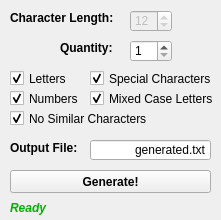
<?xml version="1.0" encoding="UTF-8"?>
<ui version="4.0">
 <class>frmMain</class>
 <widget class="QMainWindow" name="frmMain">
  <property name="geometry">
   <rect>
    <x>0</x>
    <y>0</y>
    <width>221</width>
    <height>220</height>
   </rect>
  </property>
  <property name="sizePolicy">
   <sizepolicy hsizetype="Fixed" vsizetype="Fixed">
    <horstretch>0</horstretch>
    <verstretch>0</verstretch>
   </sizepolicy>
  </property>
  <property name="minimumSize">
   <size>
    <width>221</width>
    <height>220</height>
   </size>
  </property>
  <property name="maximumSize">
   <size>
    <width>221</width>
    <height>220</height>
   </size>
  </property>
  <property name="font">
   <font>
    <family>MS Shell Dlg 2</family>
    <pointsize>9</pointsize>
   </font>
  </property>
  <property name="windowTitle">
   <string>pyPassGen v%s by Adam Koch</string>
  </property>
  <property name="windowIcon">
   <iconset>
    <normaloff>password.png</normaloff>password.png</iconset>
  </property>
  <widget class="QWidget" name="centralwidget">
   <widget class="QCheckBox" name="chkMixedCase">
    <property name="geometry">
     <rect>
      <x>90</x>
      <y>90</y>
      <width>131</width>
      <height>17</height>
     </rect>
    </property>
    <property name="font">
     <font>
      <pointsize>9</pointsize>
     </font>
    </property>
    <property name="text">
     <string>Mixed Case Letters</string>
    </property>
    <property name="checked">
     <bool>true</bool>
    </property>
   </widget>
   <widget class="QCheckBox" name="chkNumbers">
    <property name="geometry">
     <rect>
      <x>10</x>
      <y>90</y>
      <width>101</width>
      <height>17</height>
     </rect>
    </property>
    <property name="text">
     <string>Numbers</string>
    </property>
    <property name="checked">
     <bool>true</bool>
    </property>
   </widget>
   <widget class="QCheckBox" name="chkSpecial">
    <property name="geometry">
     <rect>
      <x>90</x>
      <y>70</y>
      <width>121</width>
      <height>17</height>
     </rect>
    </property>
    <property name="text">
     <string>Special Characters</string>
    </property>
    <property name="checked">
     <bool>true</bool>
    </property>
   </widget>
   <widget class="QCheckBox" name="chkLetters">
    <property name="geometry">
     <rect>
      <x>10</x>
      <y>70</y>
      <width>121</width>
      <height>17</height>
     </rect>
    </property>
    <property name="text">
     <string>Letters</string>
    </property>
    <property name="checked">
     <bool>true</bool>
    </property>
   </widget>
   <widget class="QCheckBox" name="chkSimilar">
    <property name="geometry">
     <rect>
      <x>10</x>
      <y>110</y>
      <width>141</width>
      <height>17</height>
     </rect>
    </property>
    <property name="text">
     <string>No Similar Characters</string>
    </property>
    <property name="checked">
     <bool>true</bool>
    </property>
   </widget>
   <widget class="QLabel" name="lblLength">
    <property name="geometry">
     <rect>
      <x>10</x>
      <y>10</y>
      <width>111</width>
      <height>16</height>
     </rect>
    </property>
    <property name="font">
     <font>
      <weight>75</weight>
      <bold>true</bold>
     </font>
    </property>
    <property name="text">
     <string>Character Length:</string>
    </property>
   </widget>
   <widget class="QSpinBox" name="spinBox">
    <property name="enabled">
     <bool>false</bool>
    </property>
    <property name="geometry">
     <rect>
      <x>130</x>
      <y>10</y>
      <width>42</width>
      <height>22</height>
     </rect>
    </property>
    <property name="minimum">
     <number>1</number>
    </property>
    <property name="maximum">
     <number>1024</number>
    </property>
    <property name="value">
     <number>12</number>
    </property>
   </widget>
   <widget class="QLabel" name="label">
    <property name="geometry">
     <rect>
      <x>60</x>
      <y>40</y>
      <width>61</width>
      <height>16</height>
     </rect>
    </property>
    <property name="font">
     <font>
      <weight>75</weight>
      <bold>true</bold>
     </font>
    </property>
    <property name="text">
     <string>Quantity:</string>
    </property>
   </widget>
   <widget class="QSpinBox" name="spinBox_2">
    <property name="geometry">
     <rect>
      <x>130</x>
      <y>40</y>
      <width>42</width>
      <height>22</height>
     </rect>
    </property>
    <property name="minimum">
     <number>1</number>
    </property>
    <property name="maximum">
     <number>64</number>
    </property>
   </widget>
   <widget class="QLabel" name="lblOutput">
    <property name="geometry">
     <rect>
      <x>10</x>
      <y>140</y>
      <width>71</width>
      <height>16</height>
     </rect>
    </property>
    <property name="font">
     <font>
      <weight>75</weight>
      <bold>true</bold>
     </font>
    </property>
    <property name="text">
     <string>Output File:</string>
    </property>
   </widget>
   <widget class="QLineEdit" name="txtOutput">
    <property name="geometry">
     <rect>
      <x>90</x>
      <y>140</y>
      <width>121</width>
      <height>20</height>
     </rect>
    </property>
    <property name="text">
     <string>generated.txt</string>
    </property>
    <property name="alignment">
     <set>Qt::AlignRight|Qt::AlignTrailing|Qt::AlignVCenter</set>
    </property>
   </widget>
   <widget class="QPushButton" name="btnGenerate">
    <property name="geometry">
     <rect>
      <x>10</x>
      <y>170</y>
      <width>201</width>
      <height>23</height>
     </rect>
    </property>
    <property name="font">
     <font>
      <weight>75</weight>
      <bold>true</bold>
     </font>
    </property>
    <property name="text">
     <string>Generate!</string>
    </property>
   </widget>
   <widget class="QLabel" name="lblStatus">
    <property name="geometry">
     <rect>
      <x>10</x>
      <y>200</y>
      <width>201</width>
      <height>16</height>
     </rect>
    </property>
    <property name="palette">
     <palette>
      <active>
       <colorrole role="WindowText">
        <brush brushstyle="SolidPattern">
         <color alpha="255">
          <red>0</red>
          <green>179</green>
          <blue>0</blue>
         </color>
        </brush>
       </colorrole>
       <colorrole role="Button">
        <brush brushstyle="SolidPattern">
         <color alpha="255">
          <red>0</red>
          <green>0</green>
          <blue>255</blue>
         </color>
        </brush>
       </colorrole>
       <colorrole role="Light">
        <brush brushstyle="SolidPattern">
         <color alpha="255">
          <red>127</red>
          <green>127</green>
          <blue>255</blue>
         </color>
        </brush>
       </colorrole>
       <colorrole role="Midlight">
        <brush brushstyle="SolidPattern">
         <color alpha="255">
          <red>63</red>
          <green>63</green>
          <blue>255</blue>
         </color>
        </brush>
       </colorrole>
       <colorrole role="Dark">
        <brush brushstyle="SolidPattern">
         <color alpha="255">
          <red>0</red>
          <green>0</green>
          <blue>127</blue>
         </color>
        </brush>
       </colorrole>
       <colorrole role="Mid">
        <brush brushstyle="SolidPattern">
         <color alpha="255">
          <red>0</red>
          <green>0</green>
          <blue>170</blue>
         </color>
        </brush>
       </colorrole>
       <colorrole role="Text">
        <brush brushstyle="SolidPattern">
         <color alpha="255">
          <red>0</red>
          <green>0</green>
          <blue>0</blue>
         </color>
        </brush>
       </colorrole>
       <colorrole role="BrightText">
        <brush brushstyle="SolidPattern">
         <color alpha="255">
          <red>255</red>
          <green>255</green>
          <blue>255</blue>
         </color>
        </brush>
       </colorrole>
       <colorrole role="ButtonText">
        <brush brushstyle="SolidPattern">
         <color alpha="255">
          <red>0</red>
          <green>0</green>
          <blue>0</blue>
         </color>
        </brush>
       </colorrole>
       <colorrole role="Base">
        <brush brushstyle="SolidPattern">
         <color alpha="255">
          <red>255</red>
          <green>255</green>
          <blue>255</blue>
         </color>
        </brush>
       </colorrole>
       <colorrole role="Window">
        <brush brushstyle="SolidPattern">
         <color alpha="255">
          <red>0</red>
          <green>0</green>
          <blue>255</blue>
         </color>
        </brush>
       </colorrole>
       <colorrole role="Shadow">
        <brush brushstyle="SolidPattern">
         <color alpha="255">
          <red>0</red>
          <green>0</green>
          <blue>0</blue>
         </color>
        </brush>
       </colorrole>
       <colorrole role="AlternateBase">
        <brush brushstyle="SolidPattern">
         <color alpha="255">
          <red>127</red>
          <green>127</green>
          <blue>255</blue>
         </color>
        </brush>
       </colorrole>
       <colorrole role="ToolTipBase">
        <brush brushstyle="SolidPattern">
         <color alpha="255">
          <red>255</red>
          <green>255</green>
          <blue>220</blue>
         </color>
        </brush>
       </colorrole>
       <colorrole role="ToolTipText">
        <brush brushstyle="SolidPattern">
         <color alpha="255">
          <red>0</red>
          <green>0</green>
          <blue>0</blue>
         </color>
        </brush>
       </colorrole>
      </active>
      <inactive>
       <colorrole role="WindowText">
        <brush brushstyle="SolidPattern">
         <color alpha="255">
          <red>0</red>
          <green>179</green>
          <blue>0</blue>
         </color>
        </brush>
       </colorrole>
       <colorrole role="Button">
        <brush brushstyle="SolidPattern">
         <color alpha="255">
          <red>0</red>
          <green>0</green>
          <blue>255</blue>
         </color>
        </brush>
       </colorrole>
       <colorrole role="Light">
        <brush brushstyle="SolidPattern">
         <color alpha="255">
          <red>127</red>
          <green>127</green>
          <blue>255</blue>
         </color>
        </brush>
       </colorrole>
       <colorrole role="Midlight">
        <brush brushstyle="SolidPattern">
         <color alpha="255">
          <red>63</red>
          <green>63</green>
          <blue>255</blue>
         </color>
        </brush>
       </colorrole>
       <colorrole role="Dark">
        <brush brushstyle="SolidPattern">
         <color alpha="255">
          <red>0</red>
          <green>0</green>
          <blue>127</blue>
         </color>
        </brush>
       </colorrole>
       <colorrole role="Mid">
        <brush brushstyle="SolidPattern">
         <color alpha="255">
          <red>0</red>
          <green>0</green>
          <blue>170</blue>
         </color>
        </brush>
       </colorrole>
       <colorrole role="Text">
        <brush brushstyle="SolidPattern">
         <color alpha="255">
          <red>0</red>
          <green>0</green>
          <blue>0</blue>
         </color>
        </brush>
       </colorrole>
       <colorrole role="BrightText">
        <brush brushstyle="SolidPattern">
         <color alpha="255">
          <red>255</red>
          <green>255</green>
          <blue>255</blue>
         </color>
        </brush>
       </colorrole>
       <colorrole role="ButtonText">
        <brush brushstyle="SolidPattern">
         <color alpha="255">
          <red>0</red>
          <green>0</green>
          <blue>0</blue>
         </color>
        </brush>
       </colorrole>
       <colorrole role="Base">
        <brush brushstyle="SolidPattern">
         <color alpha="255">
          <red>255</red>
          <green>255</green>
          <blue>255</blue>
         </color>
        </brush>
       </colorrole>
       <colorrole role="Window">
        <brush brushstyle="SolidPattern">
         <color alpha="255">
          <red>0</red>
          <green>0</green>
          <blue>255</blue>
         </color>
        </brush>
       </colorrole>
       <colorrole role="Shadow">
        <brush brushstyle="SolidPattern">
         <color alpha="255">
          <red>0</red>
          <green>0</green>
          <blue>0</blue>
         </color>
        </brush>
       </colorrole>
       <colorrole role="AlternateBase">
        <brush brushstyle="SolidPattern">
         <color alpha="255">
          <red>127</red>
          <green>127</green>
          <blue>255</blue>
         </color>
        </brush>
       </colorrole>
       <colorrole role="ToolTipBase">
        <brush brushstyle="SolidPattern">
         <color alpha="255">
          <red>255</red>
          <green>255</green>
          <blue>220</blue>
         </color>
        </brush>
       </colorrole>
       <colorrole role="ToolTipText">
        <brush brushstyle="SolidPattern">
         <color alpha="255">
          <red>0</red>
          <green>0</green>
          <blue>0</blue>
         </color>
        </brush>
       </colorrole>
      </inactive>
      <disabled>
       <colorrole role="WindowText">
        <brush brushstyle="SolidPattern">
         <color alpha="255">
          <red>0</red>
          <green>0</green>
          <blue>127</blue>
         </color>
        </brush>
       </colorrole>
       <colorrole role="Button">
        <brush brushstyle="SolidPattern">
         <color alpha="255">
          <red>0</red>
          <green>0</green>
          <blue>255</blue>
         </color>
        </brush>
       </colorrole>
       <colorrole role="Light">
        <brush brushstyle="SolidPattern">
         <color alpha="255">
          <red>127</red>
          <green>127</green>
          <blue>255</blue>
         </color>
        </brush>
       </colorrole>
       <colorrole role="Midlight">
        <brush brushstyle="SolidPattern">
         <color alpha="255">
          <red>63</red>
          <green>63</green>
          <blue>255</blue>
         </color>
        </brush>
       </colorrole>
       <colorrole role="Dark">
        <brush brushstyle="SolidPattern">
         <color alpha="255">
          <red>0</red>
          <green>0</green>
          <blue>127</blue>
         </color>
        </brush>
       </colorrole>
       <colorrole role="Mid">
        <brush brushstyle="SolidPattern">
         <color alpha="255">
          <red>0</red>
          <green>0</green>
          <blue>170</blue>
         </color>
        </brush>
       </colorrole>
       <colorrole role="Text">
        <brush brushstyle="SolidPattern">
         <color alpha="255">
          <red>0</red>
          <green>0</green>
          <blue>127</blue>
         </color>
        </brush>
       </colorrole>
       <colorrole role="BrightText">
        <brush brushstyle="SolidPattern">
         <color alpha="255">
          <red>255</red>
          <green>255</green>
          <blue>255</blue>
         </color>
        </brush>
       </colorrole>
       <colorrole role="ButtonText">
        <brush brushstyle="SolidPattern">
         <color alpha="255">
          <red>0</red>
          <green>0</green>
          <blue>127</blue>
         </color>
        </brush>
       </colorrole>
       <colorrole role="Base">
        <brush brushstyle="SolidPattern">
         <color alpha="255">
          <red>0</red>
          <green>0</green>
          <blue>255</blue>
         </color>
        </brush>
       </colorrole>
       <colorrole role="Window">
        <brush brushstyle="SolidPattern">
         <color alpha="255">
          <red>0</red>
          <green>0</green>
          <blue>255</blue>
         </color>
        </brush>
       </colorrole>
       <colorrole role="Shadow">
        <brush brushstyle="SolidPattern">
         <color alpha="255">
          <red>0</red>
          <green>0</green>
          <blue>0</blue>
         </color>
        </brush>
       </colorrole>
       <colorrole role="AlternateBase">
        <brush brushstyle="SolidPattern">
         <color alpha="255">
          <red>0</red>
          <green>0</green>
          <blue>255</blue>
         </color>
        </brush>
       </colorrole>
       <colorrole role="ToolTipBase">
        <brush brushstyle="SolidPattern">
         <color alpha="255">
          <red>255</red>
          <green>255</green>
          <blue>220</blue>
         </color>
        </brush>
       </colorrole>
       <colorrole role="ToolTipText">
        <brush brushstyle="SolidPattern">
         <color alpha="255">
          <red>0</red>
          <green>0</green>
          <blue>0</blue>
         </color>
        </brush>
       </colorrole>
      </disabled>
     </palette>
    </property>
    <property name="font">
     <font>
      <pointsize>9</pointsize>
      <weight>75</weight>
      <italic>true</italic>
      <bold>true</bold>
     </font>
    </property>
    <property name="text">
     <string>Ready</string>
    </property>
   </widget>
  </widget>
 </widget>
 <resources/>
 <connections/>
</ui>
